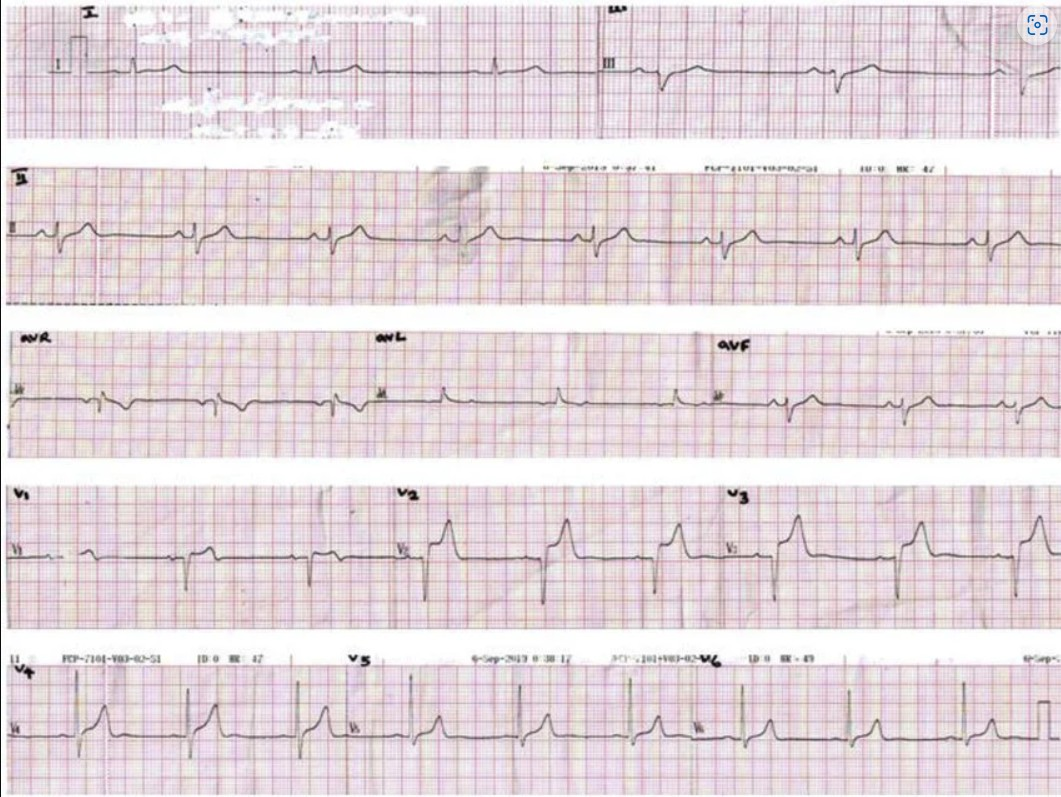
#> input picture Humpnosed pit viper snake bite - Sri Lanka.jpg, 1061 x 797 px
$ python -i analyzer.py   (imports and definitions only)
#> lines starting #> are read from the running program, lines starting #| are printed output that depends on the picture
import numpy as np
import json
import pandas as pd
import cv2
from PIL import Image
from scipy.signal import find_peaks, savgol_filter
from scipy.signal import correlate
import functools

class ECGAnalyzer:
    def preprocess_image(self, image: Image.Image) -> dict:
        """Preprocess an RGB PIL Image for waveform extraction.

        This performs conversion to grayscale, denoising and adaptive
        contrast enhancement (CLAHE). Returns a dict with keys:
        - "gray": the raw grayscale image as a numpy array
        - "enhanced": the contrast-enhanced image used by downstream steps

        Raises RuntimeError on failure with an explanatory message.
        """
        # Convert to grayscale and apply denoise + contrast enhancement.
        try:
            rgb = np.array(image)
            if rgb is None or rgb.size == 0:
                raise ValueError("Image array is empty or invalid")
            gray = cv2.cvtColor(rgb, cv2.COLOR_RGB2GRAY)
            denoised = cv2.medianBlur(gray, 3)
            clahe = cv2.createCLAHE(clipLimit=2.0, tileGridSize=(8, 8))
            enhanced = clahe.apply(denoised)
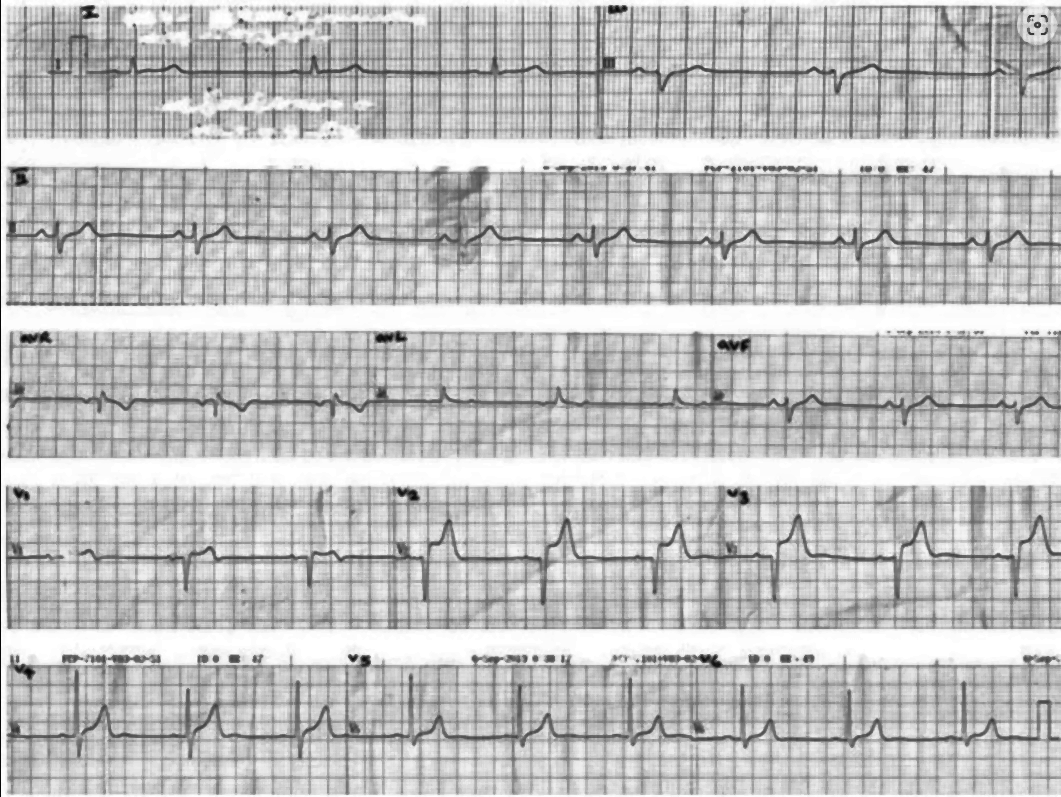
#> enhanced: shape (797, 1061); min 5, max 255, mean 191.4
            return {
                "gray": gray,
                "enhanced": enhanced,
            }
        except Exception as e:
            raise RuntimeError(f"Image preprocessing failed: {e}")

    # [231 lines left out: functions detect_grid_spacing, digitize_waveform, waveform_to_signal, detect_r_peaks, extract_features, compute_metrics and 1 more, not called in this run]


class ECGAligner:
    # [30 lines left out: function align_signals, not called in this run]


class ECGExporter:
    # [27 lines left out: functions metrics_table, analysis_to_exports, not called in this run]


# [3 lines that did not run here, left out]


@functools.lru_cache(maxsize=1)
def get_analyzer() -> ECGAnalyzer:
    return ECGAnalyzer()

@functools.lru_cache(maxsize=1)
def get_aligner() -> ECGAligner:
    return ECGAligner()

@functools.lru_cache(maxsize=1)
def get_exporter() -> ECGExporter:
    return ECGExporter()

def preprocess_image(image: Image.Image) -> dict:
    return get_analyzer().preprocess_image(image)

def detect_grid_spacing(enhanced_gray: np.ndarray) -> float | None:
    return get_analyzer().detect_grid_spacing(enhanced_gray)

def digitize_waveform(enhanced_gray: np.ndarray) -> np.ndarray:
    return get_analyzer().digitize_waveform(enhanced_gray)

def extract_features(signal: np.ndarray, ms_per_pixel: float, r_peaks: np.ndarray) -> dict:
    return get_analyzer().extract_features(signal, ms_per_pixel, r_peaks)

def compute_metrics(features: dict, ms_per_pixel: float) -> dict:
    return get_analyzer().compute_metrics(features, ms_per_pixel)

def waveform_to_signal(y_pixels: np.ndarray, mV_per_pixel: float) -> np.ndarray:
    return get_analyzer().waveform_to_signal(y_pixels, mV_per_pixel)

def detect_r_peaks(signal: np.ndarray, ms_per_pixel: float, prominence_factor: float = 0.5) -> np.ndarray:
    return get_analyzer().detect_r_peaks(signal, ms_per_pixel, prominence_factor)

def build_analysis(image: Image.Image, pixels_per_mm: float, prominence_factor: float = 0.5) -> dict:
    return get_analyzer().build_analysis(image, pixels_per_mm, prominence_factor)

def metrics_table(metrics: dict) -> pd.DataFrame:
    return get_exporter().metrics_table(metrics)

def align_signals(signal_a: np.ndarray, signal_b: np.ndarray, r_a: list, r_b: list) -> tuple:
    return get_aligner().align_signals(signal_a, signal_b, r_a, r_b)

def analysis_to_exports(analysis: dict) -> str:
    return get_exporter().analysis_to_exports(analysis)

# [11 lines left out: function comparison_metrics, not called in this run]

>>> import cv2
>>> picture = cv2.cvtColor(cv2.imread('Humpnosed pit viper snake bite - Sri Lanka.jpg'), cv2.COLOR_BGR2RGB)
>>> result = ECGAnalyzer().preprocess_image(picture)
#> result = 2 items
